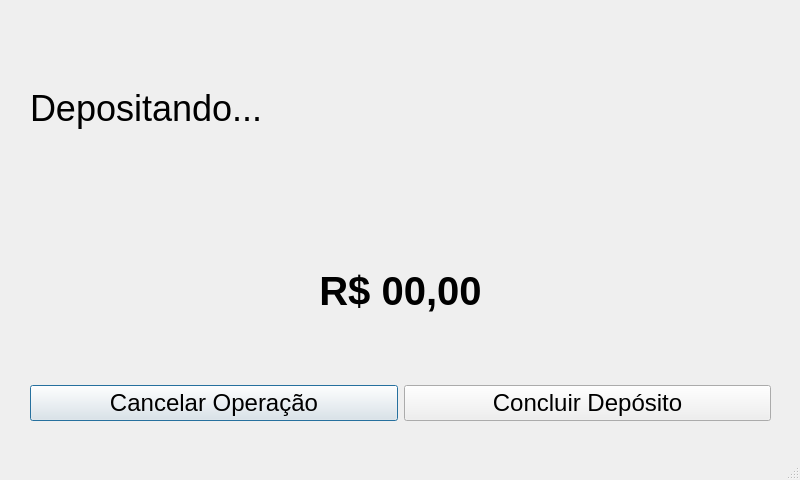
<?xml version="1.0" encoding="UTF-8"?>
<ui version="4.0">
 <class>MainWindow</class>
 <widget class="QMainWindow" name="MainWindow">
  <property name="geometry">
   <rect>
    <x>0</x>
    <y>0</y>
    <width>800</width>
    <height>480</height>
   </rect>
  </property>
  <property name="sizePolicy">
   <sizepolicy hsizetype="Maximum" vsizetype="Maximum">
    <horstretch>0</horstretch>
    <verstretch>0</verstretch>
   </sizepolicy>
  </property>
  <property name="maximumSize">
   <size>
    <width>16777215</width>
    <height>16777215</height>
   </size>
  </property>
  <property name="contextMenuPolicy">
   <enum>Qt::DefaultContextMenu</enum>
  </property>
  <property name="windowTitle">
   <string>MainWindow</string>
  </property>
  <property name="layoutDirection">
   <enum>Qt::LeftToRight</enum>
  </property>
  <property name="autoFillBackground">
   <bool>false</bool>
  </property>
  <property name="tabShape">
   <enum>QTabWidget::Rounded</enum>
  </property>
  <widget class="QWidget" name="centralwidget">
   <property name="sizePolicy">
    <sizepolicy hsizetype="Fixed" vsizetype="Fixed">
     <horstretch>0</horstretch>
     <verstretch>0</verstretch>
    </sizepolicy>
   </property>
   <widget class="QWidget" name="verticalLayoutWidget">
    <property name="geometry">
     <rect>
      <x>30</x>
      <y>20</y>
      <width>741</width>
      <height>401</height>
     </rect>
    </property>
    <layout class="QVBoxLayout" name="verticalLayout">
     <property name="sizeConstraint">
      <enum>QLayout::SetMaximumSize</enum>
     </property>
     <item>
      <widget class="QLabel" name="label">
       <property name="enabled">
        <bool>true</bool>
       </property>
       <property name="font">
        <font>
         <pointsize>27</pointsize>
        </font>
       </property>
       <property name="text">
        <string>Depositando...</string>
       </property>
      </widget>
     </item>
     <item>
      <widget class="QLabel" name="label_2">
       <property name="font">
        <font>
         <pointsize>30</pointsize>
         <weight>75</weight>
         <bold>true</bold>
        </font>
       </property>
       <property name="text">
        <string>R$ 00,00</string>
       </property>
       <property name="alignment">
        <set>Qt::AlignCenter</set>
       </property>
      </widget>
     </item>
     <item>
      <layout class="QHBoxLayout" name="horizontalLayout_2">
       <item>
        <widget class="QPushButton" name="pushButton_2">
         <property name="sizePolicy">
          <sizepolicy hsizetype="Minimum" vsizetype="Fixed">
           <horstretch>0</horstretch>
           <verstretch>0</verstretch>
          </sizepolicy>
         </property>
         <property name="font">
          <font>
           <pointsize>18</pointsize>
          </font>
         </property>
         <property name="cursor">
          <cursorShape>PointingHandCursor</cursorShape>
         </property>
         <property name="text">
          <string>Cancelar Operação</string>
         </property>
         <property name="default">
          <bool>true</bool>
         </property>
        </widget>
       </item>
       <item>
        <widget class="QPushButton" name="pushButton">
         <property name="sizePolicy">
          <sizepolicy hsizetype="Preferred" vsizetype="Fixed">
           <horstretch>0</horstretch>
           <verstretch>0</verstretch>
          </sizepolicy>
         </property>
         <property name="font">
          <font>
           <pointsize>18</pointsize>
          </font>
         </property>
         <property name="cursor">
          <cursorShape>PointingHandCursor</cursorShape>
         </property>
         <property name="text">
          <string>Concluir Depósito</string>
         </property>
        </widget>
       </item>
      </layout>
     </item>
    </layout>
   </widget>
  </widget>
  <widget class="QMenuBar" name="menubar">
   <property name="geometry">
    <rect>
     <x>0</x>
     <y>0</y>
     <width>800</width>
     <height>26</height>
    </rect>
   </property>
  </widget>
  <widget class="QStatusBar" name="statusbar"/>
 </widget>
 <resources/>
 <connections/>
</ui>
